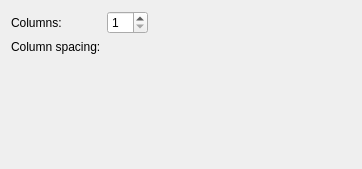
<?xml version="1.0" encoding="UTF-8"?>
<ui version="4.0">
 <class>KgvPageLayoutColumnsBase</class>
 <widget class="QWidget" name="KgvPageLayoutColumnsBase">
  <property name="geometry">
   <rect>
    <x>0</x>
    <y>0</y>
    <width>362</width>
    <height>169</height>
   </rect>
  </property>
  <layout class="QGridLayout">
   <item row="1" column="1">
    <widget class="QFrame" name="columnSpacingPane">
     <property name="frameShape">
      <enum>QFrame::NoFrame</enum>
     </property>
     <property name="frameShadow">
      <enum>QFrame::Raised</enum>
     </property>
    </widget>
   </item>
   <item row="0" column="0">
    <widget class="QLabel" name="textLabel1">
     <property name="text">
      <string>Columns:</string>
     </property>
     <property name="buddy">
      <cstring>nColumns</cstring>
     </property>
    </widget>
   </item>
   <item row="1" column="0">
    <widget class="QLabel" name="labelSpacing">
     <property name="text">
      <string>Column spacing:</string>
     </property>
    </widget>
   </item>
   <item row="2" column="0" colspan="2">
    <spacer name="spacer1">
     <property name="orientation">
      <enum>Qt::Vertical</enum>
     </property>
     <property name="sizeType">
      <enum>QSizePolicy::Expanding</enum>
     </property>
     <property name="sizeHint" stdset="0">
      <size>
       <width>20</width>
       <height>20</height>
      </size>
     </property>
    </spacer>
   </item>
   <item row="0" column="2" rowspan="3">
    <widget class="QFrame" name="previewPane">
     <property name="sizePolicy">
      <sizepolicy hsizetype="Expanding" vsizetype="Expanding">
       <horstretch>1</horstretch>
       <verstretch>0</verstretch>
      </sizepolicy>
     </property>
     <property name="frameShape">
      <enum>QFrame::NoFrame</enum>
     </property>
     <property name="frameShadow">
      <enum>QFrame::Raised</enum>
     </property>
    </widget>
   </item>
   <item row="0" column="1">
    <widget class="QSpinBox" name="nColumns">
     <property name="minimum">
      <number>1</number>
     </property>
     <property name="maximum">
      <number>16</number>
     </property>
    </widget>
   </item>
  </layout>
 </widget>
 <resources/>
 <connections/>
</ui>
